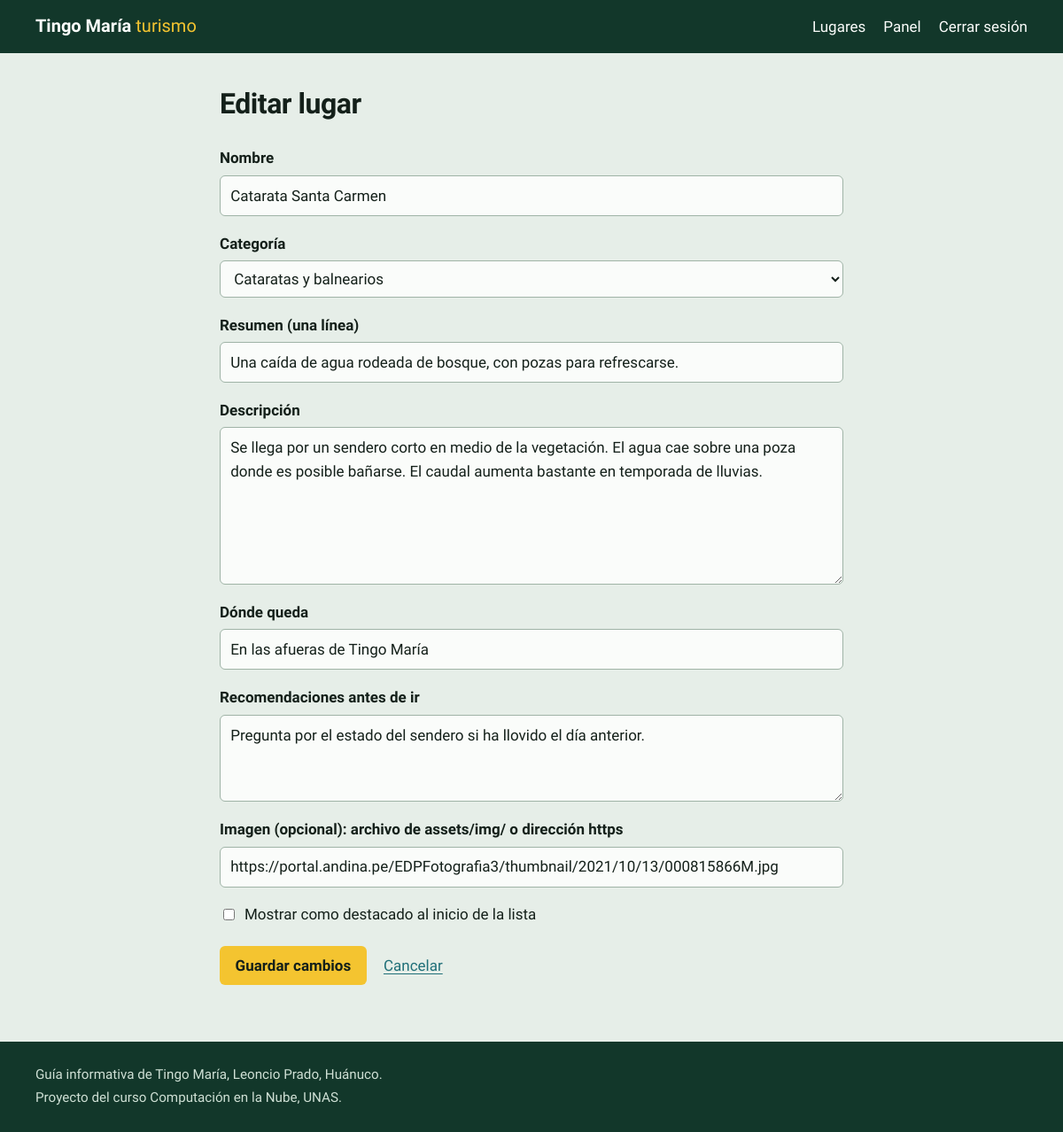
Screenshot of /admin/form.php?id=5 (signed in) with the database file from the repository.
### tables this page shows
CREATE TABLE lugares (
  id              INT UNSIGNED AUTO_INCREMENT PRIMARY KEY,
  categoria_id    INT UNSIGNED NOT NULL,
  nombre          VARCHAR(120) NOT NULL,
  resumen         VARCHAR(255) NOT NULL,
  descripcion     TEXT NOT NULL,
  ubicacion       VARCHAR(200) NOT NULL DEFAULT '',
  recomendaciones TEXT NULL,
  imagen_url      VARCHAR(500) NULL,
  destacado       TINYINT(1) NOT NULL DEFAULT 0,
  creado_en       TIMESTAMP NOT NULL DEFAULT CURRENT_TIMESTAMP,
  CONSTRAINT fk_lugar_categoria FOREIGN KEY (categoria_id) REFERENCES categorias(id)
);

CREATE TABLE categorias (
  id     INT UNSIGNED AUTO_INCREMENT PRIMARY KEY,
  nombre VARCHAR(60) NOT NULL UNIQUE
);

### includes/db.php (called while the page is built, shortened)
<?php
function db(): PDO
{
    static $pdo = null;
    if ($pdo === null) {
        $dsn = 'mysql:host=' . DB_HOST . ';dbname=' . DB_NAME . ';charset=utf8mb4';
        try {
            $pdo = new PDO($dsn, DB_USER, DB_PASS, [
                PDO::ATTR_ERRMODE            => PDO::ERRMODE_EXCEPTION,
                PDO::ATTR_DEFAULT_FETCH_MODE => PDO::FETCH_ASSOC,
                PDO::ATTR_EMULATE_PREPARES   => false,
            ]);
        } catch (PDOException $ex) {
            error_log('Error de conexión a la BD: ' . $ex->getMessage());
            http_response_code(500);
            exit('No se pudo conectar a la base de datos. Revisa los datos de config.php.');
        }
    }
    return $pdo;
}

### includes/funciones.php (called while the page is built, shortened)
<?php
require_once __DIR__ . '/db.php';
function e(?string $texto): string
{
    return htmlspecialchars($texto ?? '', ENT_QUOTES, 'UTF-8');
}
function categorias(): array
{
    return db()->query('SELECT id, nombre FROM categorias ORDER BY nombre')->fetchAll();
}

### admin/form.php (the view, shortened to what this page needs)
<?php
require_once __DIR__ . '/../includes/funciones.php';
$id   = isset($_GET['id']) ? (int) $_GET['id'] : 0;
$cats = categorias();
$lugar = ['categoria_id' => 0, 'nombre' => '', 'resumen' => '', 'descripcion' => '',
          'ubicacion' => '', 'recomendaciones' => '', 'imagen_url' => '', 'destacado' => 0];
if ($id > 0) {
    $stmt = db()->prepare('SELECT * FROM lugares WHERE id = ?');
    $stmt->execute([$id]);
    $encontrado = $stmt->fetch();
    $lugar = $encontrado;
}
require __DIR__ . '/../includes/header.php';
?>
<section class="contenedor panel panel--medio">
    <h1><?= $id > 0 ? 'Editar lugar' : 'Agregar lugar' ?></h1>
    <form method="post" class="formulario">
        <label for="nombre">Nombre</label>
        <input id="nombre" name="nombre" maxlength="120" required value="<?= e($lugar['nombre']) ?>">
        <label for="categoria_id">Categoría</label>
        <select id="categoria_id" name="categoria_id" required>
            <?php foreach ($cats as $c): ?>
                <option value="<?= (int) $c['id'] ?>" <?= (int) $lugar['categoria_id'] === (int) $c['id'] ? 'selected' : '' ?>><?= e($c['nombre']) ?></option>
            <?php endforeach; ?>
        </select>
        <label for="resumen">Resumen (una línea)</label>
        <input id="resumen" name="resumen" maxlength="255" required value="<?= e($lugar['resumen']) ?>">
        <label for="descripcion">Descripción</label>
        <textarea id="descripcion" name="descripcion" rows="6" required><?= e($lugar['descripcion']) ?></textarea>
        <label for="ubicacion">Dónde queda</label>
        <input id="ubicacion" name="ubicacion" maxlength="200" value="<?= e($lugar['ubicacion']) ?>">
        <label for="recomendaciones">Recomendaciones antes de ir</label>
        <textarea id="recomendaciones" name="recomendaciones" rows="3"><?= e($lugar['recomendaciones']) ?></textarea>
        <label for="imagen_url">Imagen (opcional): archivo de assets/img/ o dirección https</label>
        <input id="imagen_url" name="imagen_url" maxlength="500" placeholder="assets/img/foto.jpg" value="<?= e($lugar['imagen_url']) ?>">
        <label class="casilla">
            <input type="checkbox" name="destacado" <?= $lugar['destacado'] ? 'checked' : '' ?>>
            Mostrar como destacado al inicio de la lista
        </label>
        <div class="formulario__acciones">
            <button class="boton" type="submit"><?= $id > 0 ? 'Guardar cambios' : 'Agregar lugar' ?></button>
            <a href="index.php">Cancelar</a>
        </div>
    </form>
</section>
<?php require __DIR__ . '/../includes/footer.php'; ?>

### assets/css/estilos.css (style rules this page uses)
:root { --selva: #12372a; --rio: #1f6f78; --niebla: #e6eee8; --papel: #fafcfa; --guacamayo: #f4c430; --tinta: #14201a; --tinta-suave: #4b5a52; --peligro: #a3261b; --fuente: "Bricolage Grotesque", "Segoe UI", "Helvetica Neue", Arial, sans-serif; }
*, *::before, *::after { box-sizing: border-box; }
body { margin: 0; font-family: var(--fuente); font-size: 1.0625rem; line-height: 1.55; color: var(--tinta); background: var(--niebla); }
a { color: var(--rio); text-underline-offset: 0.18em; }
h1, h2 { line-height: 1.1; margin: 0 0 0.5rem; letter-spacing: -0.015em; }
.contenedor { width: min(1120px, 100% - 2.5rem); margin-inline: auto; }
input, select, textarea, button { font: inherit; color: inherit; }
input:not([type="checkbox"]), select, textarea { width: 100%; padding: 0.55rem 0.7rem; border: 1.5px solid #9fb3a6; border-radius: 6px; background: var(--papel); }
.buscador button, .boton { display: inline-block; padding: 0.55rem 1.1rem; border: 0; border-radius: 6px; cursor: pointer; background: var(--guacamayo); color: var(--tinta); font-weight: 700; text-decoration: none; }
.panel { padding-block: 2.5rem 4rem; }
.panel--medio { max-width: 44rem; }
.panel h1 { font-size: 2rem; font-weight: 800; margin-bottom: 1.2rem; }
.formulario { display: grid; gap: 0.4rem; }
.formulario label { font-weight: 600; margin-top: 0.7rem; }
.formulario .casilla { font-weight: 400; display: flex; gap: 0.5rem; align-items: center; }
.formulario .boton { margin-top: 1rem; justify-self: start; }
.formulario__acciones { display: flex; gap: 1.2rem; align-items: baseline; }
body { min-height: 100vh; display: flex; flex-direction: column; }

### rows the page displays
lugares: nombre "Catarata Santa Carmen", categoria_id "Cataratas y balnearios", resumen "Una caída de agua rodeada de bosque, con pozas para refrescarse.", descripcion "Se llega por un sendero corto en medio de la vegetación. El agua cae sobre una poza donde es posible bañarse. El caudal aumenta bastante en temporada de lluvias.", ubicacion "En las afueras de Tingo María", recomendaciones "Pregunta por el estado del sendero si ha llovido el día anterior.", imagen_url "https://portal.andina.pe/EDPFotografia3/thumbnail/2021/10/13/000815866M.jpg"
